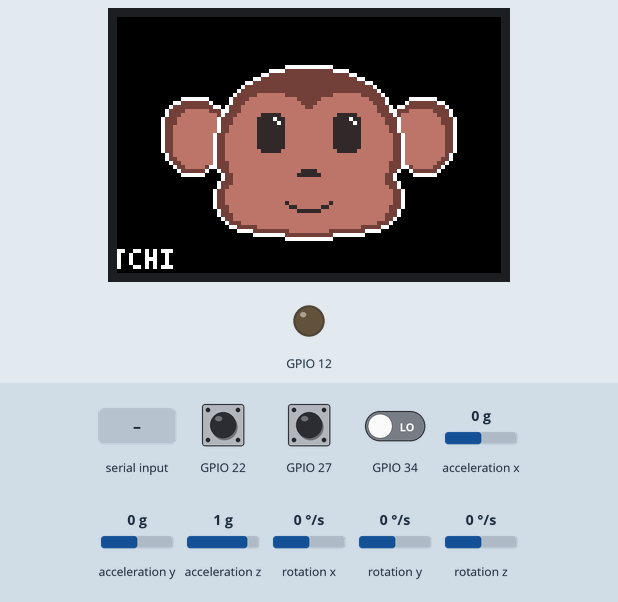
A sketch run on a simulated ESP32. Shown: 96×64 colour display, output pins drawn as LEDs (lit = HIGH). Wiring (inferred from the names in the program): MPU-6050 motion sensor at I2C address 0x68. Dashed ring = blinking. The test bench sets the inputs (shaded band); at power-on: acceleration x 0 g, acceleration y 0 g, GPIO 22 HIGH, GPIO 27 HIGH, GPIO 34 LOW, acceleration z 1 g, rotation x 0 °/s, rotation y 0 °/s, rotation z 0 °/s. Random numbers use the default seed unless the sketch sets one; EEPROM starts erased; what the sketch prints to the serial monitor is not drawn.

Above: at 3.0 s.
3.1 s: acceleration x set to -1.4 g
At 3.35 s:
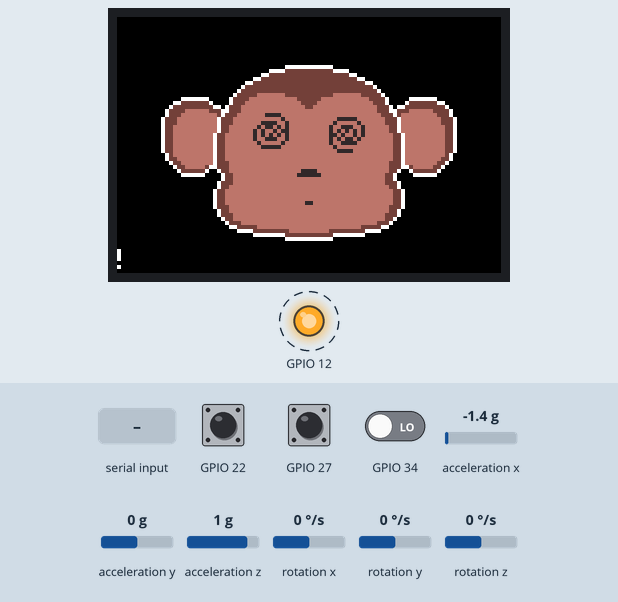
5.1 s: "odwroc yx\n" received over Serial
At 6.55 s:
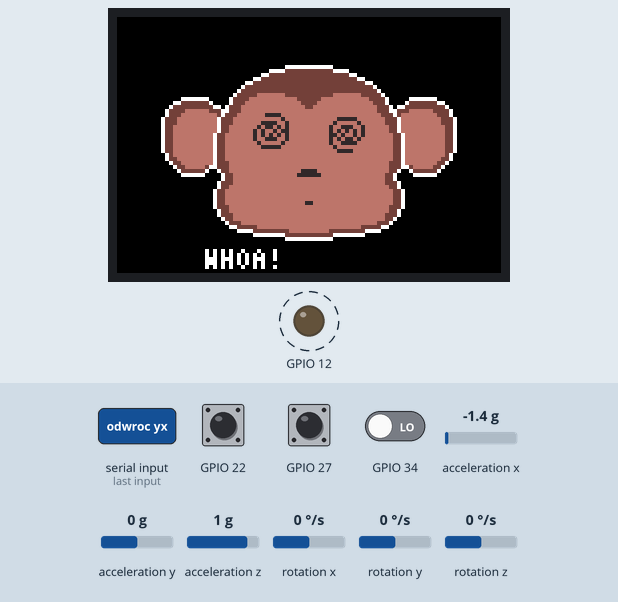
6.7 s: "odwroc mpu\n" received over Serial
At 7.53 s:
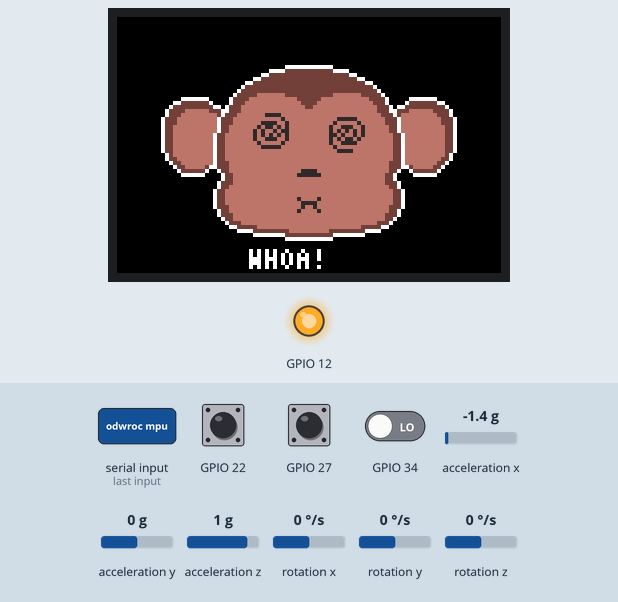
8.5 s: acceleration x set to -0.6 g
10.0 s: acceleration x set to -0.3 g
At 12.8 s:
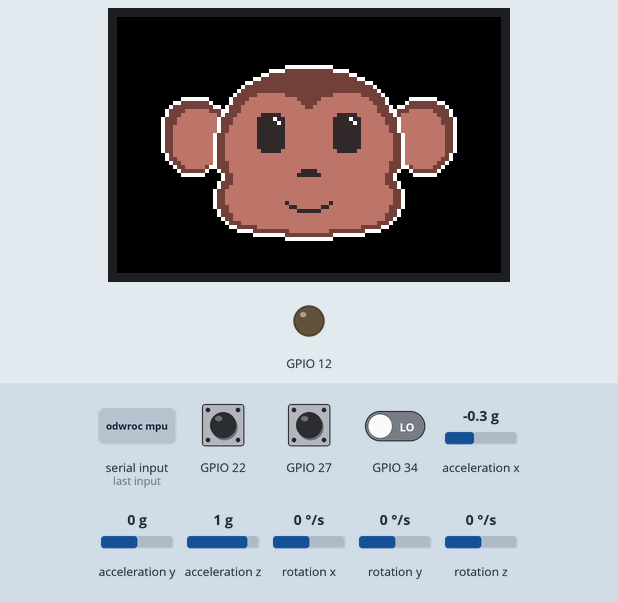
13.0 s: acceleration y set to -0.2 g
14.5 s: acceleration y set to -0.5 g
At 16.16 s:
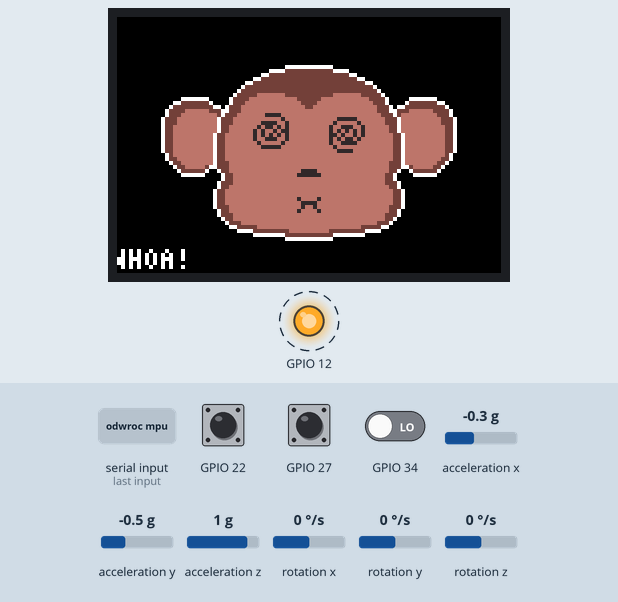
Timing chart, 0 to 17.3 s (numbered marks = the images above; inputs shaded):
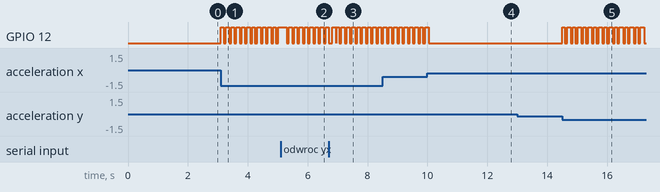

The sketch:

mp3gotchi-0.1.4.ino
```cpp
/*
  MP3-Gotchi firmware v0.1.4

  Concept, hardware direction and project decisions: Patryk Ankudowicz (Artisfera).
  Firmware implementation prepared in collaboration with ChatGPT as programming assistant.

  This note is intentional. The project is source-available non-commercial and does not hide that AI was used
  as a coding partner. The device concept, build decisions and creative direction stay with
  the project author.
*/

#include "App.h"

App app;

void setup() {
  app.begin();
}

void loop() {
  app.loop();
}
```

App.cpp
```cpp
#include "App.h"
#include "PinMap.h"
#include "ProjectConfig.h"
#include <ctype.h>
#include <string.h>

void App::begin() {
  Serial.begin(Config::SERIAL_BAUD);
  delay(250);

  Serial.println();
  Serial.println("MP3-Gotchi firmware v0.1.4");
  Serial.println("Code created with ChatGPT as programming assistant. Concept and hardware by Patryk Ankudowicz (Artisfera).");
  Serial.println("Temporary debug commands: pinout, odwroc mpu, odwroc yx, loop all on, loop all off.");

  currentYxRxPin = Pins::YX_RX_FROM_MODULE;
  currentYxTxPin = Pins::YX_TX_TO_MODULE;
  currentMpuSdaPin = Pins::MPU_SDA;
  currentMpuSclPin = Pins::MPU_SCL;

  power.begin();
  power.markNormalBoot();
  display.begin();
  haptics.begin();
  input.begin();
  messages.begin();

  prefs.begin("mp3gotchi", false);
  uint8_t volume = prefs.getUChar("volume", Config::DEFAULT_VOLUME);
  uint8_t folder = prefs.getUChar("folder", Config::START_FOLDER);
  uint16_t track = prefs.getUShort("track", Config::START_TRACK);

  printPinout();
  initAudioTransport();
  initMotion();

  audio.init(volume, folder, track, Config::AUTOPLAY_ON_BOOT);
  if (Config::YX_ENABLE_LOOP_ALL_FALLBACK) {
    audio.setLoopAll(true);
    Serial.println("YX5300 loop-all fallback enabled.");
  }
  setMessage("MP3-GOTCHI", 1600);
  renderIfNeeded(true);
}

void App::loop() {
  handleSerialCommands();
  handleAudioEvents();

  InputEvents events = input.update();
  handleInput(events);

  if (motion.update()) {
    dizzyUntilMs = millis() + Config::DIZZY_DURATION_MS;
    setMessage("WHOA!", 1000);
    haptics.play(HapticPattern::Shake);
  }

  haptics.update();
  renderIfNeeded(false);
}

void App::handleSerialCommands() {
  // TODO(v0.1.4): remove these temporary pinout debug commands after hardware wiring is confirmed.
  while (Serial.available()) {
    char c = (char)Serial.read();
    if (c == '\r' || c == '\n') {
      if (serialCommandLen > 0) {
        serialCommand[serialCommandLen] = '\0';
        processSerialCommand(serialCommand);
        serialCommandLen = 0;
      }
      continue;
    }

    if (serialCommandLen < sizeof(serialCommand) - 1) {
      serialCommand[serialCommandLen++] = c;
    }
  }
}

void App::processSerialCommand(char* command) {
  while (*command == ' ' || *command == '\t') command++;
  size_t len = strlen(command);
  while (len > 0 && (command[len - 1] == ' ' || command[len - 1] == '\t')) {
    command[--len] = '\0';
  }
  for (size_t i = 0; i < len; i++) {
    command[i] = (char)tolower((unsigned char)command[i]);
  }

  if (strcmp(command, "pinout") == 0) {
    printPinout();
  } else if (strcmp(command, "odwroc mpu") == 0) {
    toggleMpuPinout();
  } else if (strcmp(command, "odwroc yx") == 0) {
    toggleYxPinout();
  } else if (strcmp(command, "odwroc mpu/yx") == 0) {
    toggleMpuPinout();
    toggleYxPinout();
  } else if (strcmp(command, "loop all on") == 0) {
    audio.setLoopAll(true);
    Serial.println("YX5300 loop-all fallback command sent: on");
  } else if (strcmp(command, "loop all off") == 0) {
    audio.setLoopAll(false);
    Serial.println("YX5300 loop-all fallback command sent: off");
  } else {
    Serial.println("Unknown command. Use: pinout, odwroc mpu, odwroc yx, loop all on, loop all off.");
  }
}

void App::printPinout() const {
  Serial.print("YX5300 pinout: ESP RX GPIO");
  Serial.print(currentYxRxPin);
  Serial.print(", ESP TX GPIO");
  Serial.println(currentYxTxPin);
  Serial.print("MPU6050 pinout: SDA GPIO");
  Serial.print(currentMpuSdaPin);
  Serial.print(", SCL GPIO");
  Serial.println(currentMpuSclPin);
}

void App::toggleMpuPinout() {
  if (currentMpuSdaPin == Pins::MPU_SDA && currentMpuSclPin == Pins::MPU_SCL) {
    currentMpuSdaPin = Pins::MPU_SCL;
    currentMpuSclPin = Pins::MPU_SDA;
  } else {
    currentMpuSdaPin = Pins::MPU_SDA;
    currentMpuSclPin = Pins::MPU_SCL;
  }

  Serial.println("Temporary debug: reversed MPU6050 SDA/SCL pinout.");
  initMotion();
  printPinout();
}

void App::toggleYxPinout() {
  if (currentYxRxPin == Pins::YX_RX_FROM_MODULE && currentYxTxPin == Pins::YX_TX_TO_MODULE) {
    currentYxRxPin = Pins::YX_TX_TO_MODULE;
    currentYxTxPin = Pins::YX_RX_FROM_MODULE;
  } else {
    currentYxRxPin = Pins::YX_RX_FROM_MODULE;
    currentYxTxPin = Pins::YX_TX_TO_MODULE;
  }

  Serial.println("Temporary debug: reversed YX5300 RX/TX pinout.");
  initAudioTransport();
  audio.setVolume(Config::DEFAULT_VOLUME);
  delay(100);
  audio.playTrackNumber(1);
  printPinout();
}

void App::initMotion() {
  motionOk = tryMotionPinout(currentMpuSdaPin, currentMpuSclPin);
  if (!motionOk) {
    uint8_t swappedSda = currentMpuSclPin;
    uint8_t swappedScl = currentMpuSdaPin;
    motionOk = tryMotionPinout(swappedSda, swappedScl);
  }

  Serial.print("MPU6050: ");
  Serial.println(motionOk ? "OK" : "NOT FOUND");
  if (motionOk) {
    Serial.print("MPU6050 address: 0x");
    Serial.print(motion.address(), HEX);
    Serial.print(", WHO_AM_I: 0x");
    Serial.println(motion.whoAmI(), HEX);
  }
}

bool App::tryMotionPinout(uint8_t sdaPin, uint8_t sclPin) {
  Serial.print("Trying MPU6050 SDA GPIO");
  Serial.print(sdaPin);
  Serial.print(", SCL GPIO");
  Serial.println(sclPin);

  if (!motion.begin(sdaPin, sclPin)) return false;

  currentMpuSdaPin = sdaPin;
  currentMpuSclPin = sclPin;
  return true;
}

void App::initAudioTransport() {
  audio.begin(Serial2, currentYxRxPin, currentYxTxPin);
  Serial.println("YX5300 UART initialized.");
}

void App::handleAudioEvents() {
  Yx5300Player::Event event = audio.update();
  if (event != Yx5300Player::Event::TrackFinished) return;

  Serial.print("Track finished: ");
  Serial.println(audio.track());

  if (Config::YX_ENABLE_LOOP_ALL_FALLBACK) {
    audio.noteAutoAdvanced(Config::TRACK_LOOP_LAST_TRACK);
  } else if (Config::TRACK_LOOP_LAST_TRACK > 0 && audio.track() >= Config::TRACK_LOOP_LAST_TRACK) {
    audio.playTrackNumber(1);
  } else {
    audio.next();
  }

  prefs.putUShort("track", audio.track());
  maybeTrackMessage();
  renderIfNeeded(true);
}

void App::resetToFirstTrack() {
  audio.playTrackNumber(1);
  prefs.putUShort("track", 1);
  setMessage("TRACK 1", 1400);
  Serial.println("Reset to track 1");
  haptics.play(HapticPattern::Track);
  renderIfNeeded(true);
}

void App::handleInput(const InputEvents& events) {
  if (events.rotationDetents != 0) {
    encoderTrackAccum += events.rotationDetents;

    if (encoderTrackAccum >= Config::TRACK_CHANGE_DETENTS) {
      encoderTrackAccum = 0;
      handleTrackForward();
    } else if (encoderTrackAccum <= -Config::TRACK_CHANGE_DETENTS) {
      encoderTrackAccum = 0;
      handleTrackLeft();
    }
  }

  if (events.clickCount > 0) {
    Serial.print("Click count: ");
    Serial.println(events.clickCount);
  }

  if (events.clickCount >= Config::RESET_TRACK_CLICK_COUNT) {
    resetToFirstTrack();
    return;
  }

  if (events.clickCount >= Config::SLEEP_CLICK_COUNT) {
    goToDeepSleep();
    return;
  }

  if (events.clickCount == 1) {
    audio.togglePause();
    haptics.play(HapticPattern::Click);
    setMessage(audio.isPlaying() ? "PLAY" : "PAUSE", 1300);
    renderIfNeeded(true);
  }
}

void App::handleTrackForward() {
  audio.next();
  prefs.putUShort("track", audio.track());
  Serial.print("Next track, estimated track: ");
  Serial.println(audio.track());

  maybeTrackMessage();
  haptics.play(HapticPattern::Track);
  renderIfNeeded(true);
}

void App::handleTrackLeft() {
  unsigned long now = millis();

  if ((now - lastLeftTurnActionMs) <= Config::PREVIOUS_SECOND_TURN_WINDOW_MS) {
    audio.previous();
    prefs.putUShort("track", audio.track());
    Serial.print("Previous track, estimated track: ");
    Serial.println(audio.track());
    maybeTrackMessage();
  } else {
    audio.restartCurrent();
    Serial.println("Restart current track");
    setMessage("RESTART", 1200);
  }

  lastLeftTurnActionMs = now;
  haptics.play(HapticPattern::Track);
  renderIfNeeded(true);
}

void App::maybeTrackMessage() {
  const char* picked = messages.maybePick();
  if (picked && picked[0]) setMessage(picked, Config::MESSAGE_SHOW_MS);
  else setMessage("", 1);
}

void App::setMessage(const char* text, unsigned long durationMs) {
  if (!text) text = "";
  strncpy(currentMessage, text, sizeof(currentMessage) - 1);
  currentMessage[sizeof(currentMessage) - 1] = '\0';
  messageUntilMs = millis() + durationMs;
}

void App::goToDeepSleep() {
  Serial.println("Entering deepest software sleep possible on current hardware.");
  prefs.putUShort("track", audio.track());
  setMessage("SLEEP", 600);
  display.showSleepScreen();
  haptics.play(HapticPattern::Sleep);

  unsigned long waitStart = millis();
  while (millis() - waitStart < 700) {
    haptics.update();
    delay(5);
  }

  audio.sleep();
  haptics.off();
  display.blank();
  power.enterDeepSleep();
}

FaceMode App::currentFaceMode() const {
  unsigned long now = millis();
  if (now < dizzyUntilMs) return FaceMode::Dizzy;
  if (audio.isPlaying()) return FaceMode::Music;
  return FaceMode::Idle;
}

void App::renderIfNeeded(bool force) {
  unsigned long now = millis();
  FaceMode mode = currentFaceMode();

  unsigned long frameMs = Config::IDLE_FRAME_MS;
  if (mode == FaceMode::Music) frameMs = Config::MUSIC_FRAME_MS;
  if (mode == FaceMode::Dizzy) frameMs = Config::DIZZY_FRAME_MS;

  bool messageActive = now < messageUntilMs && currentMessage[0];
  if (messageActive && frameMs > Config::TEXT_SCROLL_FRAME_MS) {
    frameMs = Config::TEXT_SCROLL_FRAME_MS;
  }

  if (!force && now < nextRenderMs) return;
  nextRenderMs = now + frameMs;

  const char* msg = "";
  if (messageActive) msg = currentMessage;

  display.render(mode, audio.isPlaying(), msg, now);
}
```

App.h
```cpp
#pragma once
#include <Arduino.h>
#include <Preferences.h>
#include "DisplayRenderer.h"
#include "Yx5300Player.h"
#include "EncoderInput.h"
#include "MotionSensor.h"
#include "Haptics.h"
#include "MessagePool.h"
#include "PowerManager.h"

class App {
public:
  void begin();
  void loop();

private:
  DisplayRenderer display;
  Yx5300Player audio;
  EncoderInput input;
  MotionSensor motion;
  Haptics haptics;
  MessagePool messages;
  PowerManager power;
  Preferences prefs;

  int encoderTrackAccum = 0;
  unsigned long lastLeftTurnActionMs = 0;
  unsigned long dizzyUntilMs = 0;
  unsigned long messageUntilMs = 0;
  unsigned long nextRenderMs = 0;
  char currentMessage[32] = "";
  char serialCommand[40] = "";
  uint8_t serialCommandLen = 0;
  uint8_t currentYxRxPin = 0;
  uint8_t currentYxTxPin = 0;
  uint8_t currentMpuSdaPin = 0;
  uint8_t currentMpuSclPin = 0;
  bool motionOk = false;

  void handleSerialCommands();
  void processSerialCommand(char* command);
  void printPinout() const;
  void toggleMpuPinout();
  void toggleYxPinout();
  void initMotion();
  bool tryMotionPinout(uint8_t sdaPin, uint8_t sclPin);
  void initAudioTransport();
  void handleAudioEvents();
  void resetToFirstTrack();
  void handleInput(const InputEvents& events);
  void handleTrackForward();
  void handleTrackLeft();
  void setMessage(const char* text, unsigned long durationMs);
  void maybeTrackMessage();
  void goToDeepSleep();
  void renderIfNeeded(bool force = false);
  FaceMode currentFaceMode() const;
};
```

DisplayRenderer.h
```cpp
#pragma once
#include <Arduino.h>
#include <Adafruit_GFX.h>
#include <Adafruit_SSD1331.h>
#include "SpriteAssets.h"

enum class FaceMode : uint8_t {
  Idle,
  Music,
  Dizzy,
  Sleepy
};

class DisplayRenderer {
public:
  DisplayRenderer();
  void begin();
  void render(FaceMode mode, bool playing, const char* bottomText, unsigned long nowMs);
  void showSleepScreen();
  void blank();

private:
  Adafruit_SSD1331 display;
  uint16_t basePixels[96 * 64] = {0};
  unsigned long nextBlinkMs = 0;
  unsigned long blinkUntilMs = 0;
  bool baseDrawn = false;
  FaceMode lastMode = FaceMode::Sleepy;
  uint8_t lastFaceFrame = 255;
  bool lastBlink = false;
  bool lastPlaying = false;
  char lastBottomText[32] = {0};
  int16_t bottomTextX = 0;
  uint16_t bottomTextWidth = 0;
  unsigned long nextTextScrollMs = 0;

  void drawSparse(const SparseAsset& asset);
  void drawSparseToBaseCache(const SparseAsset& asset);
  void buildBaseCache();
  uint16_t baseColorAt(uint8_t x, uint8_t y) const;
  void eraseSparse(const SparseAsset& asset);
  void drawBase();
  void eraseFace(FaceMode mode, bool blink, uint8_t faceFrame);
  void drawFace(FaceMode mode, bool blink, uint8_t faceFrame);
  void drawBottomText(const char* text, unsigned long nowMs);
  void updateBlink(unsigned long nowMs);
  void resetCache();
};
```

EncoderInput.cpp
```cpp
#include "EncoderInput.h"
#include "PinMap.h"
#include "ProjectConfig.h"

void EncoderInput::begin() {
  pinMode(Pins::ENCODER_A, INPUT_PULLUP);
  pinMode(Pins::ENCODER_B, INPUT_PULLUP);
  pinMode(Pins::ENCODER_SW, INPUT);
  lastAB = (digitalRead(Pins::ENCODER_A) << 1) | digitalRead(Pins::ENCODER_B);
}

InputEvents EncoderInput::update() {
  InputEvents events;
  events.rotationDetents = readRotationDetents();
  events.clickCount = readButtonClicks(events.longPress);
  return events;
}

int8_t EncoderInput::readRotationDetents() {
  static const int8_t table[16] = {
    0, -1,  1,  0,
    1,  0,  0, -1,
   -1,  0,  0,  1,
    0,  1, -1,  0
  };

  uint8_t ab = (digitalRead(Pins::ENCODER_A) << 1) | digitalRead(Pins::ENCODER_B);
  uint8_t index = (lastAB << 2) | ab;
  lastAB = ab;

  int8_t delta = table[index & 0x0F];
  if (delta == 0) return 0;

  transitionAccum += delta;

  if (transitionAccum >= Config::ENCODER_TRANSITIONS_PER_DETENT) {
    transitionAccum = 0;
    return 1;
  }

  if (transitionAccum <= -Config::ENCODER_TRANSITIONS_PER_DETENT) {
    transitionAccum = 0;
    return -1;
  }

  return 0;
}

uint8_t EncoderInput::readButtonClicks(bool& longPressOut) {
  longPressOut = false;
  uint8_t emittedClicks = 0;
  bool raw = digitalRead(Pins::ENCODER_SW);
  unsigned long now = millis();

  if (raw != lastRawButton) {
    lastRawButton = raw;
    lastDebounceMs = now;
  }

  if ((now - lastDebounceMs) > Config::DEBOUNCE_MS && raw != stableButton) {
    stableButton = raw;

    if (stableButton == LOW) {
      pressedAtMs = now;
      longPressSent = false;
    } else {
      if (!longPressSent) {
        pendingClicks++;
        lastReleaseMs = now;
      }
    }
  }

  if (stableButton == LOW && !longPressSent && (now - pressedAtMs) >= Config::LONG_PRESS_MS) {
    longPressSent = true;
    pendingClicks = 0;
    longPressOut = true;
  }

  if (pendingClicks > 0 && (now - lastReleaseMs) >= Config::MULTI_CLICK_GAP_MS) {
    emittedClicks = pendingClicks;
    pendingClicks = 0;
  }

  return emittedClicks;
}
```

EncoderInput.h
```cpp
#pragma once
#include <Arduino.h>

struct InputEvents {
  int8_t rotationDetents = 0;
  uint8_t clickCount = 0;
  bool longPress = false;
};

class EncoderInput {
public:
  void begin();
  InputEvents update();

private:
  int8_t readRotationDetents();
  uint8_t readButtonClicks(bool& longPressOut);

  uint8_t lastAB = 0;
  int8_t transitionAccum = 0;

  bool lastRawButton = HIGH;
  bool stableButton = HIGH;
  unsigned long lastDebounceMs = 0;
  unsigned long pressedAtMs = 0;
  unsigned long lastReleaseMs = 0;
  uint8_t pendingClicks = 0;
  bool longPressSent = false;
};
```

Haptics.cpp
```cpp
#include "Haptics.h"
#include "PinMap.h"

namespace {
  const Haptics::Step CLICK_PATTERN[] = {{25, true}, {1, false}};
  const Haptics::Step TRACK_PATTERN[] = {{35, true}, {45, false}, {35, true}, {1, false}};
  const Haptics::Step SHAKE_PATTERN[] = {{90, true}, {70, false}, {120, true}, {1, false}};
  const Haptics::Step SLEEP_PATTERN[] = {{60, true}, {80, false}, {60, true}, {80, false}, {160, true}, {1, false}};
}

void Haptics::begin() {
  pinMode(Pins::MOTOR_GATE, OUTPUT);
  off();
}

void Haptics::play(HapticPattern pattern) {
  switch (pattern) {
    case HapticPattern::Click: start(CLICK_PATTERN, sizeof(CLICK_PATTERN) / sizeof(CLICK_PATTERN[0])); break;
    case HapticPattern::Track: start(TRACK_PATTERN, sizeof(TRACK_PATTERN) / sizeof(TRACK_PATTERN[0])); break;
    case HapticPattern::Shake: start(SHAKE_PATTERN, sizeof(SHAKE_PATTERN) / sizeof(SHAKE_PATTERN[0])); break;
    case HapticPattern::Sleep: start(SLEEP_PATTERN, sizeof(SLEEP_PATTERN) / sizeof(SLEEP_PATTERN[0])); break;
  }
}

void Haptics::start(const Step* pattern, uint8_t length) {
  activePattern = pattern;
  patternLength = length;
  stepIndex = 0;
  stepStartedMs = millis();
  running = true;
  digitalWrite(Pins::MOTOR_GATE, activePattern[0].on ? HIGH : LOW);
}

void Haptics::update() {
  if (!running || !activePattern) return;
  unsigned long now = millis();
  if ((now - stepStartedMs) < activePattern[stepIndex].durationMs) return;

  stepIndex++;
  if (stepIndex >= patternLength) {
    off();
    running = false;
    activePattern = nullptr;
    return;
  }

  stepStartedMs = now;
  digitalWrite(Pins::MOTOR_GATE, activePattern[stepIndex].on ? HIGH : LOW);
}

void Haptics::off() {
  digitalWrite(Pins::MOTOR_GATE, LOW);
}
```

Haptics.h
```cpp
#pragma once
#include <Arduino.h>

enum class HapticPattern : uint8_t {
  Click,
  Track,
  Shake,
  Sleep
};

class Haptics {
public:
  struct Step { uint16_t durationMs; bool on; };

  void begin();
  void play(HapticPattern pattern);
  void update();
  void off();

private:
  const Step* activePattern = nullptr;
  uint8_t patternLength = 0;
  uint8_t stepIndex = 0;
  unsigned long stepStartedMs = 0;
  bool running = false;

  void start(const Step* pattern, uint8_t length);
};
```

MessagePool.h
```cpp
#pragma once
#include <Arduino.h>

class MessagePool {
public:
  void begin();
  const char* maybePick();

private:
  struct Message {
    char text[32];
    float weight;
  };

  Message messages[20];
  uint8_t count = 0;
  float totalWeight = 0.0f;

  void addMessage(const char* text, float weight);
  void parseScript(const char* script);
};
```

Source omitted: DisplayRenderer.cpp (6932 bytes), MessagePool.cpp (2017 bytes), MotionSensor.cpp (4990 bytes), MotionSensor.h (961 bytes), PinMap.h (818 bytes), PowerManager.cpp (694 bytes), PowerManager.h (133 bytes), riteAssets.cpp (data table, 58061 bytes), SpriteAssets.h (740 bytes), TinyFont5.cpp (7129 bytes), TinyFont5.h (1004 bytes), Yx5300Player.cpp (4028 bytes) and 2 more

Measured:
- the behaviour switches between -0.5 and -0.4 g on acceleration x (found by bisection; images 3 and 4)
- the behaviour switches between -0.3 and -0.4 g on acceleration y (found by bisection; images 4 and 5)
- after the input at 3.1 s, GPIO 12: alternates HIGH for 0.09 s and LOW for 0.07 s, starting at once
- after the input at 13.0 s, every drawn part: stays the same
- after the input at 14.5 s, GPIO 12: alternates HIGH for 0.11 s and LOW for 0.07 s, starting at once; the display: first changes after 0.12 s (image 5 shows a later state)
